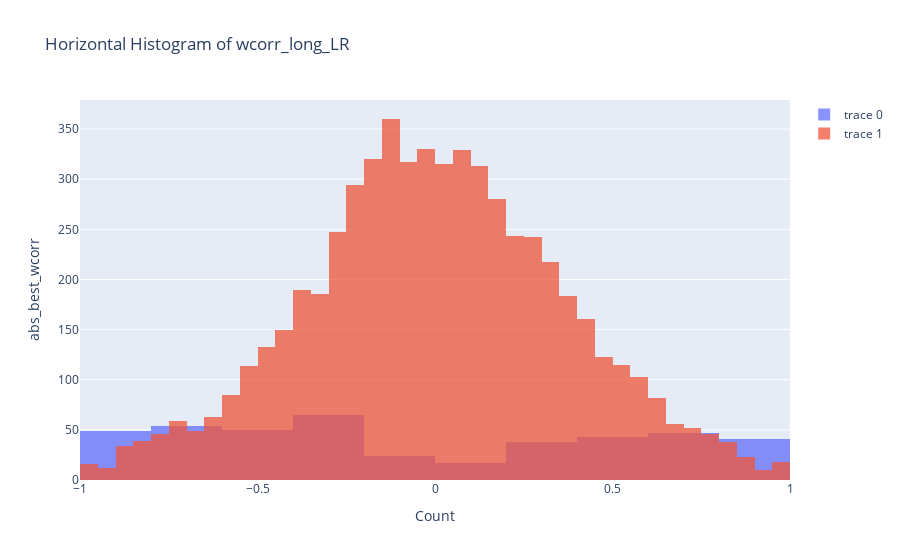

The notebook cell this image was saved under:
### Code cell
# wcorr_ripple_shuffle_all_df.to_clipboard()
# wcorr_ripple_shuffle.plot_histogram_figure(a_decoder_idx=0, selected_epoch_index=np.arange(278))

import pandas as pd
import plotly.express as px
import plotly.graph_objects as go

# Sample data creation
# plot_var_name: str = 'wcorr_long_LR'
plot_var_name: str = 'abs_best_wcorr'
df = deepcopy(wcorr_ripple_shuffle_all_df) # pd.DataFrame(data)
df = df.dropna(subset=[plot_var_name], how='any', inplace=False)
# df
# np.sum(df[plot_var_name].isna())


# Create horizontal histogram
# fig = px.histogram(df, x=plot_var_name) # , orientation='h'

fig = go.Figure()
wcorr_ripple_hist_trace = fig.add_trace(go.Histogram(x=df[plot_var_name]))
shuffle_trace = fig.add_trace(go.Histogram(x=all_shuffles_only_best_decoder_wcorr_df['shuffle_wcorr']))
# fig.add_trace(go.Histogram(x=all_shuffles_wcorr_df['shuffle_wcorr']))

# Overlay both histograms
fig = fig.update_layout(barmode='overlay')
# Reduce opacity to see both histograms
fig = fig.update_traces(opacity=0.75)

# Update layout for better visualization
fig = fig.update_layout(
    title='Horizontal Histogram of wcorr_long_LR',
    xaxis_title='Count',
    yaxis_title=plot_var_name
)

# Show the figure
fig.show()

### Figure 1 — Plotly figure (JSON) as saved in the notebook; plotly's stock layout.template omitted (floating-point values rounded to 4 significant figures; data arrays with more than 128 entries replaced by an {"elided": "..."} marker saying what was removed)
{"data": [{"opacity": 0.75, "type": "histogram", "x": {"elided": "428 float values"}}, {"opacity": 0.75, "type": "histogram", "x": {"elided": "5992 float values"}}], "layout": {"barmode": "overlay", "title": {"text": "Horizontal Histogram of wcorr_long_LR"}, "xaxis": {"title": {"text": "Count"}}, "yaxis": {"title": {"text": "abs_best_wcorr"}}}}
